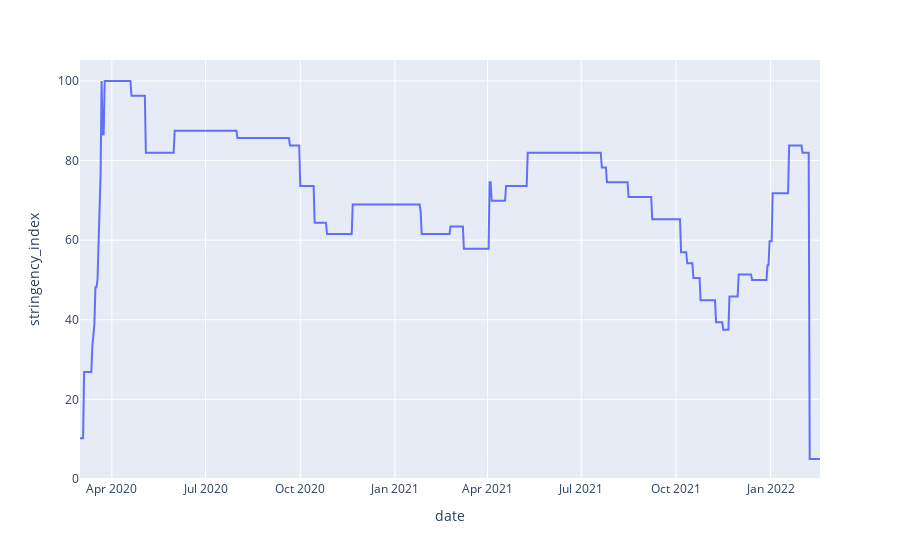

Notebook code for this chart:
### Code cell
fig = px.line(covid_data2, x='date', y='stringency_index')
fig.show()

### Figure 1 — Plotly figure (JSON) as saved in the notebook; plotly's stock layout.template omitted (floating-point values rounded to 4 significant figures; data arrays with more than 128 entries replaced by an {"elided": "..."} marker saying what was removed)
{"data": [{"hovertemplate": "date=%{x}<br>stringency_index=%{y}<extra></extra>", "legendgroup": "", "line": {"color": "#636efa", "dash": "solid"}, "marker": {"symbol": "circle"}, "mode": "lines", "name": "", "orientation": "v", "showlegend": false, "type": "scatter", "x": {"elided": "720 str values"}, "xaxis": "x", "y": {"elided": "720 float values"}, "yaxis": "y"}], "layout": {"legend": {"tracegroupgap": 0}, "margin": {"t": 60}, "xaxis": {"anchor": "y", "domain": [0, 1], "title": {"text": "date"}}, "yaxis": {"anchor": "x", "domain": [0, 1], "title": {"text": "stringency_index"}}}}
